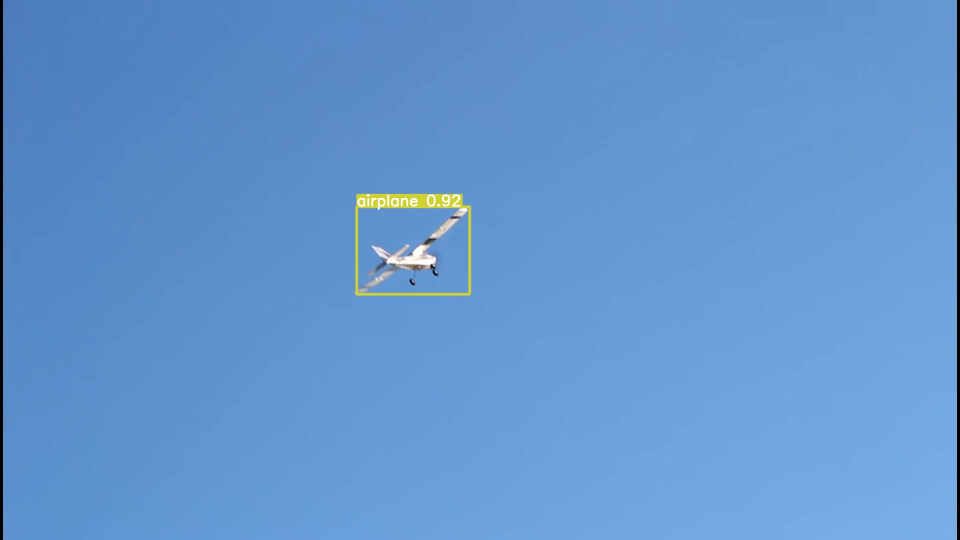
#> input picture Glados_yolov5_plane_detection_training/src/uav_168.jpg, 1920 x 1080 px, found by its file name (shown at 1/2 size)
$ python asdasd.py
#> lines starting #> are read from the running program, lines starting #| are printed output that depends on the picture; after the words box and inside, x2 and y2 are one past the last pixel; in counts of white or black regions, pixels touching at a corner belong together
import math
import cv2,time
from datetime import datetime
from numpy import mean
fpsArray = []
averageFPS = 0
frame = 0
temp_m1 = 0.1
temp_m2 = 0.1
start = 0
#Camera Global Paremeters
frame = 0
cap = 0
temp_m1 = 0.1
temp_m2 = 0.1
start = 0
info = datetime.now()
diff_info = 0
kilitlenme_sayısı = 0
kilitlenme = False
hedef_merkez_x = 0
hedef_merkez_y = 0
başlangıç_zamanı = 0
bitiş_zamanı = 0
def get_angle(pointlist:list):
        pt1, pt2, pt3 = pointlist[-3:]
        global frame,temp_m1,temp_m2
        if (pt2[0]-pt1[0])!= 0 and (pt3[0]-pt1[0]) != 0:
            m1 = (pt2[1]-pt1[1])/(pt2[0]-pt1[0])
            m2 = (pt3[1]-pt1[1])/(pt3[0]-pt1[0])
            temp_m1 = m1
            temp_m2 = m2
        angR = math.atan((temp_m2-temp_m1)/(1+(temp_m2*temp_m1)))
        angD = round(math.degrees(angR))
        direction = None
        if pt2[1] < pt1[1] and pt2[0] > pt1[0]:
            direction = "Q1"
        elif pt2[1] < pt1[1] and pt2[0] < pt1[0]:
            direction = "Q2"
        elif pt2[1] > pt1[1] and pt2[0] < pt1[0]:
            direction = "Q3"
        elif pt2[1] > pt1[1] and pt2[0] > pt1[0]:
            direction = "Q4"
        angD = abs(angD)
        #cv2.putText(frame,str(angD),(pt1[0]-40,pt1[1]-20),cv2.FONT_HERSHEY_COMPLEX,
                    #1.5,(0,0,255),2)
        return angD , direction
def detect():
        while True:
                frame = cv2.imread(r'C:\uav_168.jpg')
#> frame is the input picture: shape (1080, 1920, 3); mean B, G, R 208, 149.3, 98.9
                """ frame.resize((640,480,3)) """
                # Capture frame-by-frame
                t0 = time.time()
                x = 713
                y = 413
                w = 939 - 713
                h =  588 - 413
                global  start , kilitlenme_sayısı ,kilitlenme ,diff_info ,hedef_merkez_x,hedef_merkez_y,başlangıç_zamanı,bitiş_zamanı
                rows,cols,_ =frame.shape
#> rows = 1080; cols = 1920
                xmedium = int(cols/2)
#> xmedium = 960
                y_medium = int(rows/2)
#> y_medium = 540
                hitbox_right = int(cols - (cols/4))
#> hitbox_right = 1440
                hitbox_left = int(cols/4)
#> hitbox_left = 480
                hitbox_up = int(rows/10)
#> hitbox_up = 108
                hitbox_down = int(rows - (rows/10))
#> hitbox_down = 972
                hitbox_midpointx = int((hitbox_right + hitbox_left)/2)
#> hitbox_midpointx = 960
                hitbox_midpointy = int((hitbox_up + hitbox_down) / 2)
#> hitbox_midpointy = 540
                horizontalboundary1 =int((xmedium/25)*20)
#> horizontalboundary1 = 768
                horizontalboundaryvar = int(xmedium - horizontalboundary1)
#> horizontalboundaryvar = 192
                horizontalboundary2 = int(xmedium + horizontalboundaryvar)
#> horizontalboundary2 = 1152
                verticalboundary1=int((y_medium/2))
#> verticalboundary1 = 270
                verticalboundary3=int((y_medium/4))
#> verticalboundary3 = 135
                verticalboundary4=int((y_medium*2))-verticalboundary3
                verticalboundary2=y_medium+verticalboundary1
                gray  = cv2.cvtColor(frame, cv2.COLOR_BGR2GRAY)
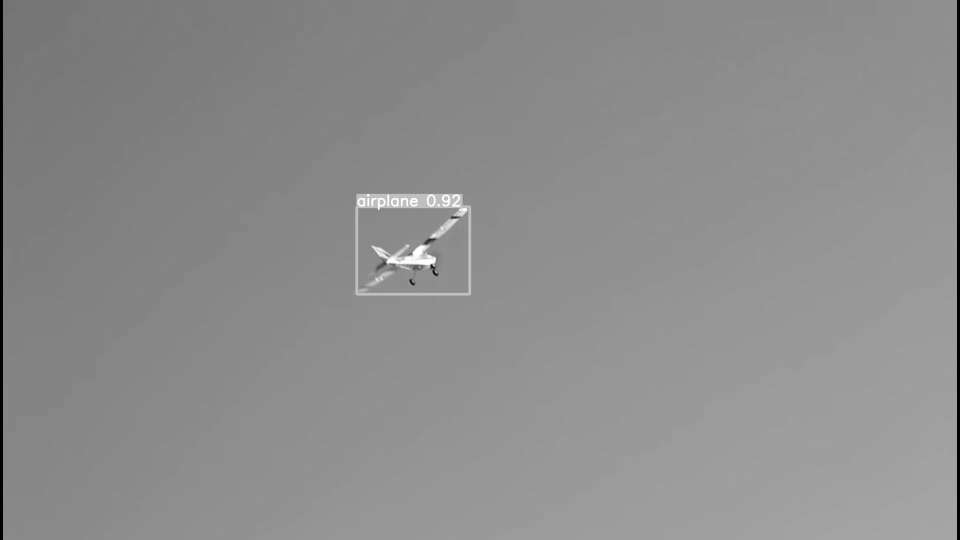
#> gray: shape (1080, 1920) (shown at 1/2 size); min 0, max 255, mean 140.9
                cv2.rectangle(frame,(hitbox_left,hitbox_up),(hitbox_right,hitbox_down),color=(255, 17, 255),thickness=3)
                cv2.putText(frame,text="Hit Zone",org=(hitbox_left,hitbox_down+35),fontFace=cv2.FONT_HERSHEY_SIMPLEX,fontScale=1,color=(255, 17, 255))
#> frame: shape (1080, 1920, 3); mean B, G, R 208.4, 148.2, 100.3
                success = False
                end_cord_x = x + w
                end_cord_y = y + h
                framemid_x = int((end_cord_x + x)/2)
                framemid_y = int((end_cord_y + y)/2)
                dikey = ((end_cord_y - y)/rows)*100
                yatay = ((end_cord_x - x)/cols)*100
                point_list = [(hitbox_midpointx,hitbox_midpointy),(framemid_x,framemid_y),(hitbox_midpointx-1,0)]
                angle ,direction= get_angle(point_list)
                Angle = angle
                Direction = direction
                cv2.line(frame,(hitbox_midpointx,hitbox_midpointy),(framemid_x,framemid_y),color = (255,255,255),thickness=2)
#> frame: shape (1080, 1920, 3); mean B, G, R 208.4, 148.2, 100.3
                #cv2.rectangle(frame, (x, y), (end_cord_x, end_cord_y), color=(0, 0, 255), thickness=2)
                cv2.putText(frame,text="Dikey = %{:.2f}".format(dikey),org=(end_cord_x+10, y+15),fontFace=cv2.FONT_HERSHEY_SIMPLEX, fontScale=0.5,color=(22,159,230),thickness=2,lineType=cv2.LINE_AA)
                cv2.putText(frame,text="Yatay = %{:.2f}".format(yatay),org=(end_cord_x-70, y-15),fontFace=cv2.FONT_HERSHEY_SIMPLEX, fontScale=0.5,color=(22,159,2230),thickness=2,lineType=cv2.LINE_AA)
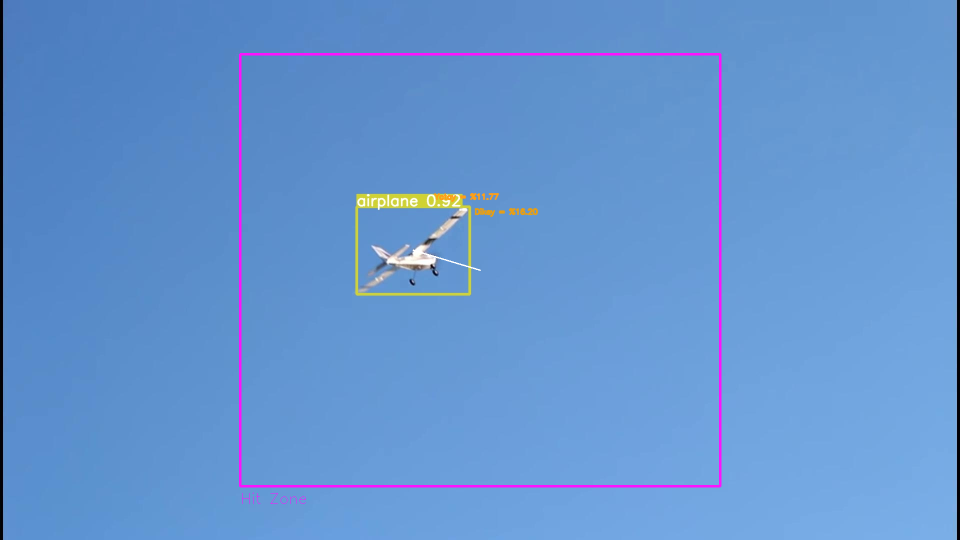
#> frame: shape (1080, 1920, 3) (shown at 1/2 size); mean B, G, R 208.3, 148.2, 100.4
                if (x > hitbox_left and end_cord_x < hitbox_right) and (y > hitbox_up and end_cord_y < hitbox_down):
                    if ( yatay > 5) and ( dikey > 5):
                        if start == 0:
                            start = datetime.now()
                        diff = (datetime.now() - start).seconds
                        if diff == 1 :
                            Success = False
                        if diff == 2:
                            kilitlenme =False
                            if success == True:
                                success = False
                        Time = diff
                        if diff == 4:
                            hedef_merkez_x = int((x+x+w)/2)
                            hedef_merkez_y = int((y+y+h)/2)
                            print(hedef_merkez_x,hedef_merkez_y)
                            kilitlenme_sayısı = kilitlenme_sayısı +1
                            success = True
                            Success = success
                            kilitlenme = True
                            start = 0
                            print("Kilitlenme Sayısı:{}".format(kilitlenme_sayısı))
                        if kilitlenme == True :
                            #Send data to server
                            pass

                        cv2.putText(frame,text="{} saniye".format(diff),org=(20,30),fontFace=cv2.FONT_HERSHEY_SIMPLEX, fontScale=0.5,color=(0,255,0),thickness=1,lineType=cv2.LINE_AA)
#> frame: shape (1080, 1920, 3); 0.02% of pixels changed, all inside (x1, y1, x2, y2) = (20, 18, 87, 36)
                        if kilitlenme == True:
                            cv2.putText(frame,text="Locking Success!",org=(20,50),fontFace=cv2.FONT_HERSHEY_SIMPLEX, fontScale=0.5,color=(0,255,0),thickness=1,lineType=cv2.LINE_AA)
                        else:
                            start = 0
                            kilitlenme = False
                    else:
                        start = 0
                        kilitlenme = False
                else :
                    start = 0
                    kilitlenme = False

                cv2.putText(frame,'FPS:' + str(125), (510,20), cv2.FONT_HERSHEY_COMPLEX_SMALL, 1, (255, 0, 0), 1, cv2.LINE_AA)
#> frame: shape (1080, 1920, 3); mean B, G, R 208.2, 148.2, 100.4
                cv2.imshow('frame',frame)
                if cv2.waitKey(20) & 0xFF == ord('q'):
#> (key q is pressed here)
                    for i in range(3):
                        print("....CLOSING CAMERA in {} second ....".format(3-i))
                        time.sleep(1)
                    break
                            # When everything done, release the capture

        cv2.destroyAllWindows()

detect()

$ run again, with Glados_yolov5_plane_detection_training/src/kayıt_uçuş.JPG copied over Glados_yolov5_plane_detection_training/src/uav_168.jpg
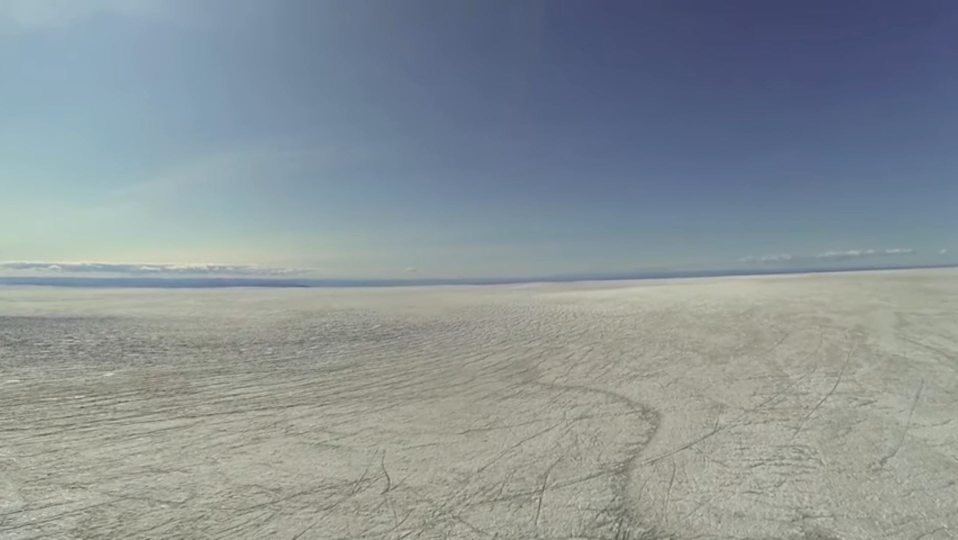
#> input picture Glados_yolov5_plane_detection_training/src/kayıt_uçuş.JPG, 1916 x 1080 px, found by its file name (shown at 1/2 size)
#> in detect, frame is the input picture: shape (1080, 1916, 3); mean B, G, R 151, 147, 137.5
#> in detect, `gray  = cv2.cvtColor(frame, cv2.COLOR_BGR2GRAY)`:
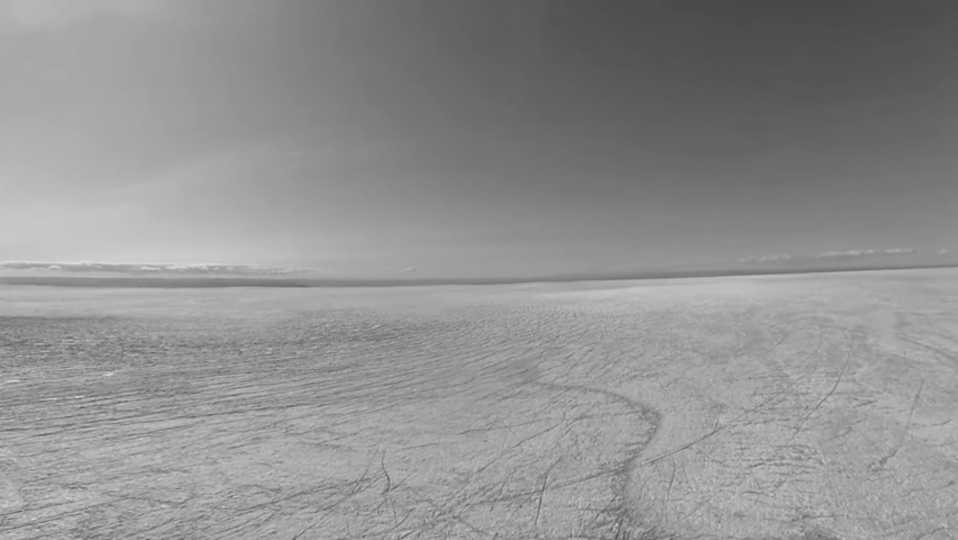
#> gray: shape (1080, 1916) (shown at 1/2 size); min 72, max 224, mean 144.6
#> in detect, `cv2.putText(frame,text="Yatay = %{:.2f}".format(yatay),org=(end_cord_x..`:
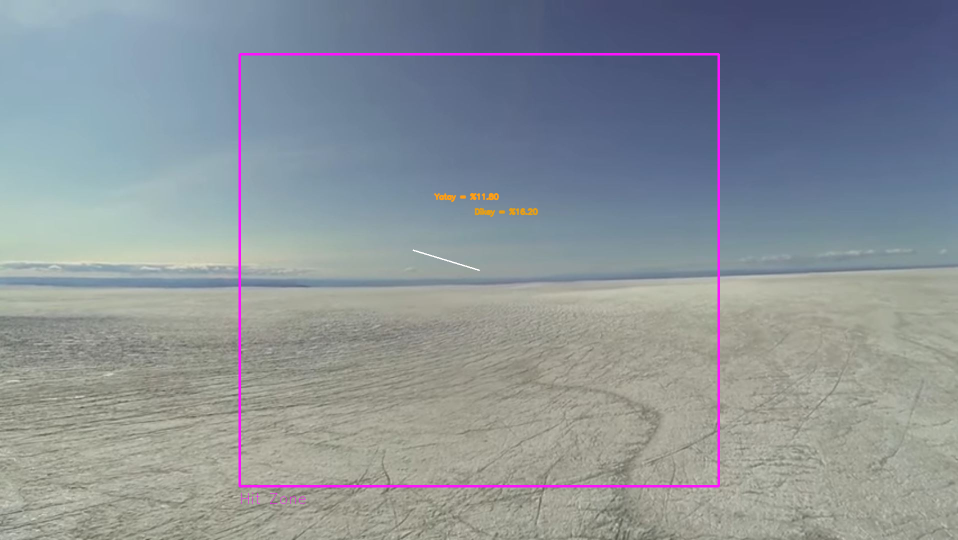
#> frame: shape (1080, 1916, 3) (shown at 1/2 size); mean B, G, R 151.9, 145.9, 138.7
